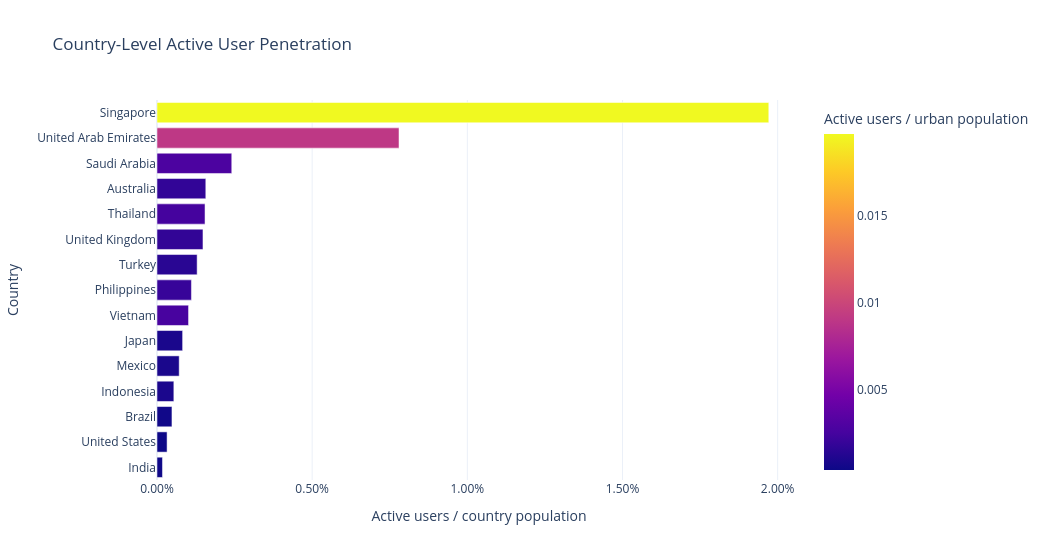

Write notebook code for a chart like this one.
### Code cell
country_adoption = (
    market_opportunity[[
        "country_name",
        "country_iso3",
        "population_total",
        "country_annual_active_users",
        "country_active_user_penetration",
        "country_urban_active_user_penetration",
    ]]
    .drop_duplicates(subset=["country_iso3"])
    .sort_values("country_active_user_penetration", ascending=True)
)

fig = px.bar(
    country_adoption,
    x="country_active_user_penetration",
    y="country_name",
    orientation="h",
    color="country_urban_active_user_penetration",
    title="Country-Level Active User Penetration",
    labels={
        "country_active_user_penetration": "Active users / country population",
        "country_urban_active_user_penetration": "Active users / urban population",
        "country_name": "Country",
    },
    hover_data={
        "country_annual_active_users": ":,",
        "population_total": ":,",
        "country_active_user_penetration": ":.3%",
        "country_urban_active_user_penetration": ":.3%",
    },
)
fig.update_layout(xaxis_tickformat=".2%")
fig.show()

### Figure 1 — Plotly figure (JSON) as saved in the notebook; plotly's stock layout.template omitted (floating-point values rounded to 4 significant figures)
{"data": [{"customdata": [[256100.0, 1451000000.0, 0.0004989], [110500.0, 340100000.0, 0.0004054], [102200.0, 212000000.0, 0.0005485], [154000.0, 283500000.0, 0.0009244], [93580.0, 130900000.0, 0.0008966], [102400.0, 124000000.0, 0.0008956], [102700.0, 101000000.0, 0.002641], [128500.0, 115800000.0, 0.002001], [110600.0, 85520000.0, 0.001448], [102500.0, 69230000.0, 0.001779], [110900.0, 71670000.0, 0.002501], [42780.0, 27200000.0, 0.001796], [85040.0, 35300000.0, 0.002852], [85680.0, 10990000.0, 0.009087], [119000.0, 6037000.0, 0.01971]], "hovertemplate": "Active users / country population=%{x:.3%}<br>Country=%{y}<br>country_annual_active_users=%{customdata[0]:,}<br>population_total=%{customdata[1]:,}<br>Active users / urban population=%{marker.color:.3%}<extra></extra>", "legendgroup": "", "marker": {"color": [0.0004989, 0.0004054, 0.0005485, 0.0009244, 0.0008966, 0.0008956, 0.002641, 0.002001, 0.001448, 0.001779, 0.002501, 0.001796, 0.002852, 0.009087, 0.01971], "coloraxis": "coloraxis", "pattern": {"shape": ""}}, "name": "", "orientation": "h", "showlegend": false, "textposition": "auto", "type": "bar", "x": [0.0001765, 0.0003248, 0.0004821, 0.0005431, 0.0007151, 0.0008256, 0.001016, 0.001109, 0.001293, 0.001481, 0.001547, 0.001573, 0.002409, 0.007798, 0.01971], "xaxis": "x", "y": ["India", "United States", "Brazil", "Indonesia", "Mexico", "Japan", "Vietnam", "Philippines", "Turkey", "United Kingdom", "Thailand", "Australia", "Saudi Arabia", "United Arab Emirates", "Singapore"], "yaxis": "y"}], "layout": {"barmode": "relative", "coloraxis": {"colorbar": {"title": {"text": "Active users / urban population"}}, "colorscale": [[0, "#0d0887"], [0.1111, "#46039f"], [0.2222, "#7201a8"], [0.3333, "#9c179e"], [0.4444, "#bd3786"], [0.5556, "#d8576b"], [0.6667, "#ed7953"], [0.7778, "#fb9f3a"], [0.8889, "#fdca26"], [1, "#f0f921"]]}, "height": 560, "legend": {"tracegroupgap": 0}, "title": {"text": "Country-Level Active User Penetration"}, "width": 1050, "xaxis": {"anchor": "y", "domain": [0, 1], "tickformat": ".2%", "title": {"text": "Active users / country population"}}, "yaxis": {"anchor": "x", "domain": [0, 1], "title": {"text": "Country"}}}}
